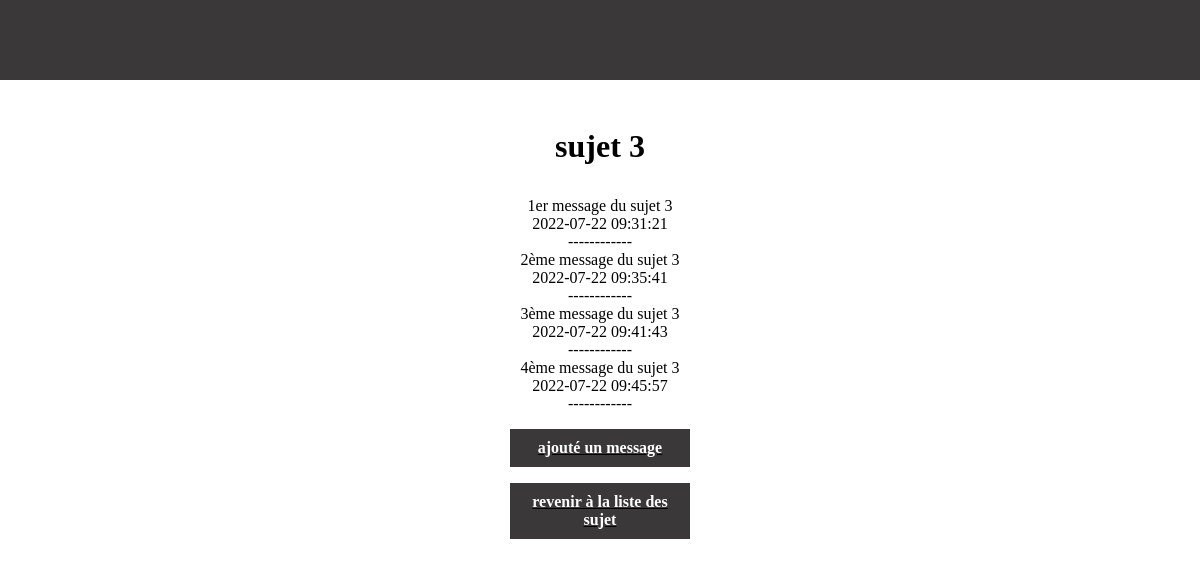
The app's page /sujet.php?id=13 with its own data.
### tables this page shows
CREATE TABLE IF NOT EXISTS `sujet` (
  `id_sujet` int(11) NOT NULL AUTO_INCREMENT,
  `titre_sujet` varchar(1000) NOT NULL,
  PRIMARY KEY (`id_sujet`)
);

CREATE TABLE IF NOT EXISTS `message` (
  `id_message` int(11) NOT NULL AUTO_INCREMENT,
  `message_sujet` varchar(10000) NOT NULL,
  `id_sujet` int(11) NOT NULL,
  `date` datetime NOT NULL DEFAULT CURRENT_TIMESTAMP,
  PRIMARY KEY (`id_message`)
);

### sujet.php (the view, shortened to what this page needs)
<?php
$id = $_GET['id'];
 include_once("include/BDD.php");
    $requete = $db->query(  "SELECT *
                            FROM sujet
                            WHERE sujet.id_sujet = $id"
                            );
    $requete_message = $db->query(  "SELECT *
                            FROM sujet, message
                            WHERE sujet.id_sujet = $id && message.id_sujet = $id
                            ORDER BY message.date"
                            );
    $result = $requete->fetch();
?>
<!DOCTYPE html>
<html lang="fr">
<head>
    <link rel="stylesheet" href="css/style.css">
</head>
<body>
    <header></header>
    <h1><?php echo $result['titre_sujet']?></h1>
    <?php
        while ($result = $requete_message->fetch()):
    ?>
            <p><?php echo $result['message_sujet']?></p>
            <p><?php echo $result['date']?></p>
            <p>------------</p>
    <?php
        endwhile;
    ?>
    <a href="ajout_message.php?id=<?php echo $id ?>"><p class="redirection">ajouté un message</p></a>
    <a href="index.php"><p class="redirection">revenir à la liste des sujet</p></a>
</body>
</html>

### css/style.css (style rules this page uses)
* { padding: 0%; margin: 0%; text-align: center; }
header { width: 100%; height: 5em; background-color: rgb(58, 56, 56); margin-bottom: 3em; }
a { color: black; }
h1 { margin-bottom: 1em; }
a .redirection { width: 10em; margin: 1em auto; padding: 10px; font-weight: bold; background-color: rgb(58, 56, 56); color: white; text-decoration: none; }

### records on screen
sujet: titre_sujet "sujet 3"
message: message_sujet "1er message du sujet 3", date "2022-07-22 09:31:21"
message: message_sujet "2ème message du sujet 3", date "2022-07-22 09:35:41"
message: message_sujet "3ème message du sujet 3", date "2022-07-22 09:41:43"
message: message_sujet "4ème message du sujet 3", date "2022-07-22 09:45:57"
